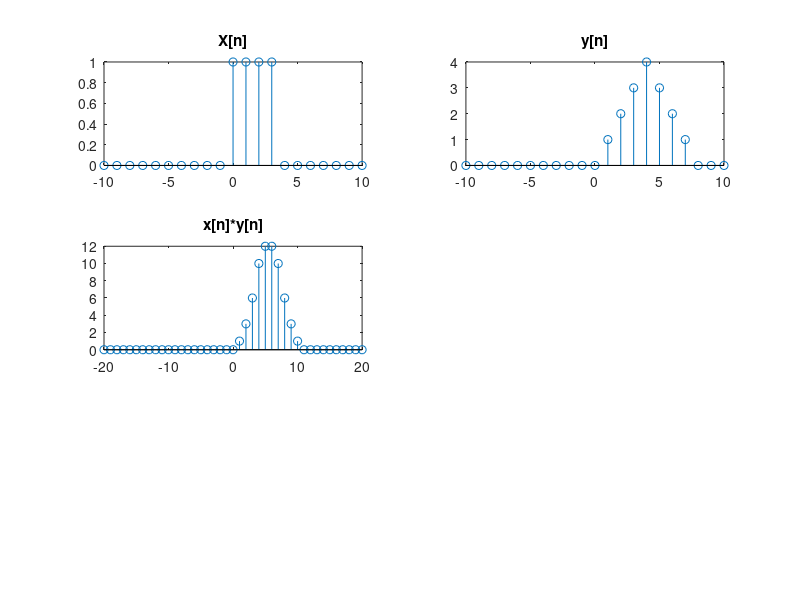

This figure's MATLAB source: (Note: this script raises an error after producing the figure.)
% WAP linar convo given seq witout using inbuilt function 

clc
clear all
close all

subplot(3,2,1)
n=-10:10;
w=(n>=0)-(n>=4);
stem(n,w);
title('X[n]');
n1 = length(w);


subplot(3,2,2)
x=n.*(n>=0)-2*(n-4).*(n>=4)+(n-8).*(n>=8);
stem(n,x);
n2 = length(x);
title('y[n]');

W = [w,zeros(1,n2)];
X = [x,zeros(1,n1)];
X1 = [x];


for i=1:n1+n2-1
C(i) = 0; 
for j=1:n1 
if(i-j+1>0) 
C(i) = C(i) + W(j) * X(i-j+1); 
else 
end 
end 
end
subplot(3,2,3)

N = -20:20;
stem(N,C);
title('x[n]*y[n]');

n3=length(w);

for i=1:n3+n3-1
C1(i) = 0; 
for j=1:n3 
if(i-j+1>0) 
C1(i) = C1(i) + X1(j) * X1(i-j+1); 
else 
end 
end 
end
subplot(3,2,4)
C1
N = -20:20;
plot(N,C1);
title('x[n]*x[n]');
